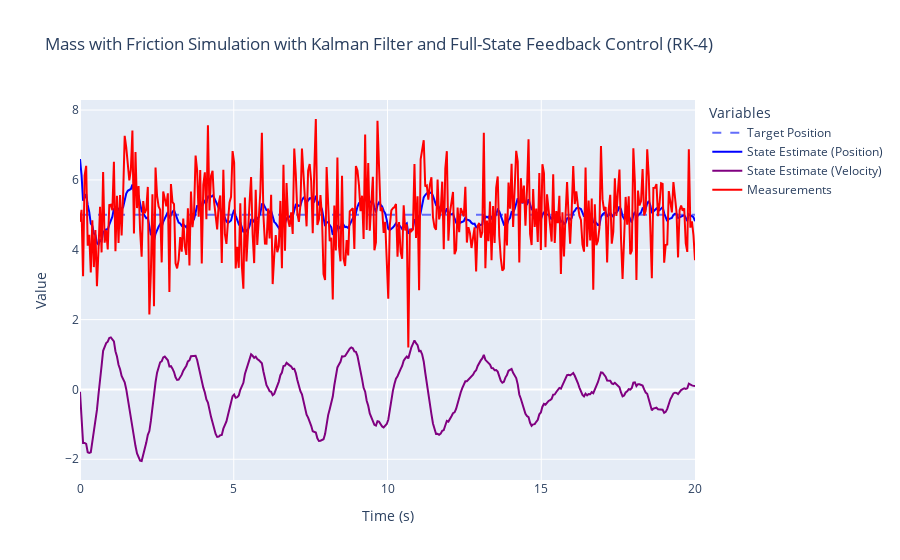

The code cell stored with this chart in its notebook:
### Markdown cell above
## **Running the Simulation with Kalman Filter and Full-State Feedback Control**
We store the results and use RK-4 to update the state over time with Kalman filtering for state estimation and full-state feedback control.

---

### Code cell
positions = []
velocities = []
times = np.linspace(0, total_time, n_steps)
target_state = np.array([5.0, 0.0])  # Desired position and velocity

# Kalman filter initialization
P_est = np.eye(2)  # Initial state covariance (2x2)
A = np.array([[1, dt], [0, 1 - dt/mass]])  # State transition matrix (2x2)
B = np.array([[0], [dt/mass]])  # Control matrix (2x1)
Q = np.array([[0.01, 0], [0, 0.01]])  # Process noise covariance (2x2)
R = np.array([[1.3]])  # Measurement noise covariance (1x1)
C = np.array([[1.0, 0.0]])  # Observation matrix (1x2)
control_force = np.array([[0.0]])  # Control force (1x1)

# Initialization
control_force = np.array([[0.0]])  # Ensure it's a 1x1 matrix
state_est_history = []  # Stores estimated states
measurement_history = []  # Stores measurements
state_est = np.array([[8.0], [0]])  # Initial state (2x1)

for t in times:
    measurement = sensor_eq(state)[0]  # Simulated noisy measurement
    state_est, P_est = kalman_filter(state_est, control_force, P_est, measurement, A, B, C, Q, R)

    control_force = np.array([[full_state_feedback_control(target_state, state_est.flatten())]])  # Keep it 1x1

    state_est_history.append(state_est.flatten())  # Store full state estimate (as 1D array)
    measurement_history.append(measurement.flatten())  # Store measurement (as 1D array)

    state = rk4_step(equations, t, state, dt, true_friction, control_force.item())  # Fix applied here

# Convert lists to numpy arrays for easier plotting
state_est_history = np.array(state_est_history)
measurement_history = np.array(measurement_history)

# Plotting
fig = go.Figure()
fig.add_trace(go.Scatter(x=times, y=[target_state[0]]*len(times), mode='lines', name='Target Position', line=dict(dash='dash')))
fig.add_trace(go.Scatter(x=times, y=state_est_history[:, 0], mode='lines', name='State Estimate (Position)', line=dict(color='blue')))
fig.add_trace(go.Scatter(x=times, y=state_est_history[:, 1], mode='lines', name='State Estimate (Velocity)', line=dict(color='purple')))
fig.add_trace(go.Scatter(x=times, y=measurement_history[:, 0], mode='lines', name='Measurements', marker=dict(color='red', size=5)))

fig.update_layout(
    title='Mass with Friction Simulation with Kalman Filter and Full-State Feedback Control (RK-4)',
    xaxis_title='Time (s)',
    yaxis_title='Value',
    legend_title='Variables'
)

fig.show()

### Figure 1 — Plotly figure (JSON) as saved in the notebook; plotly's stock layout.template omitted (floating-point values rounded to 4 significant figures; data arrays with more than 128 entries replaced by an {"elided": "..."} marker saying what was removed)
{"data": [{"line": {"dash": "dash"}, "mode": "lines", "name": "Target Position", "type": "scatter", "x": {"elided": "400 float values"}, "y": {"elided": "400 int values"}}, {"line": {"color": "blue"}, "mode": "lines", "name": "State Estimate (Position)", "type": "scatter", "x": {"elided": "400 float values"}, "y": {"elided": "400 float values"}}, {"line": {"color": "purple"}, "mode": "lines", "name": "State Estimate (Velocity)", "type": "scatter", "x": {"elided": "400 float values"}, "y": {"elided": "400 float values"}}, {"marker": {"color": "red", "size": 5}, "mode": "lines", "name": "Measurements", "type": "scatter", "x": {"elided": "400 float values"}, "y": {"elided": "400 float values"}}], "layout": {"legend": {"title": {"text": "Variables"}}, "title": {"text": "Mass with Friction Simulation with Kalman Filter and Full-State Feedback Control (RK-4)"}, "xaxis": {"title": {"text": "Time (s)"}}, "yaxis": {"title": {"text": "Value"}}}}
